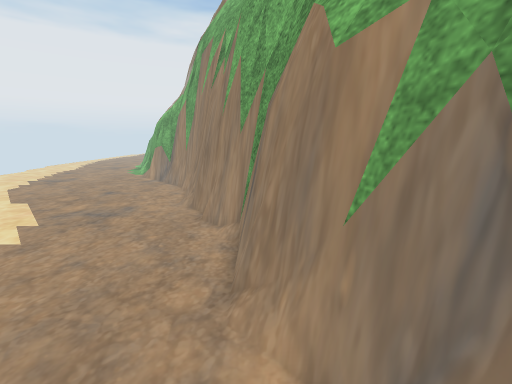
[1] (above)

21 first-person views from a walk through a scene from a Unity 3-D project. The camera is 1.5 m above the floor, tilts 12° down and sees 90° across. The floor is counted in squares, 0.5 m on a side. Each view is taken from the middle of a square. On the plan, view 1 faces up. The plan holds only what a view shows up to about 19 squares ahead; the rest is blank. The place goes on beyond the plan. Some animated figures are not drawn. Some surface patterns are stand-ins.

[2]
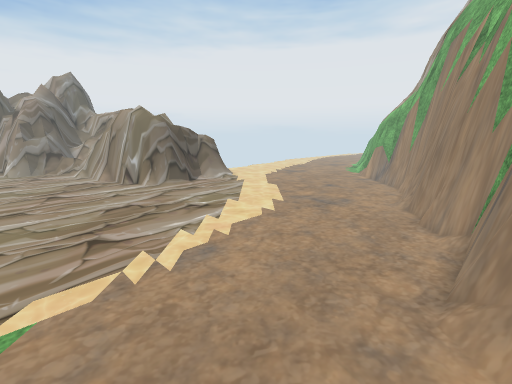

[3]
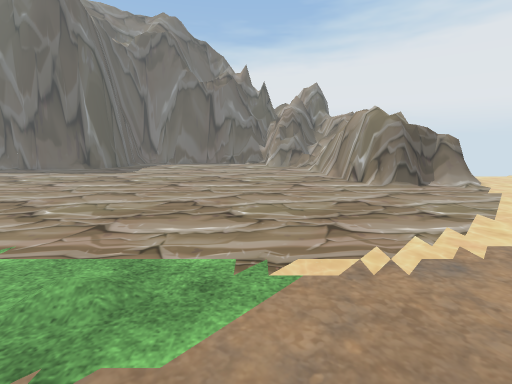

[4]
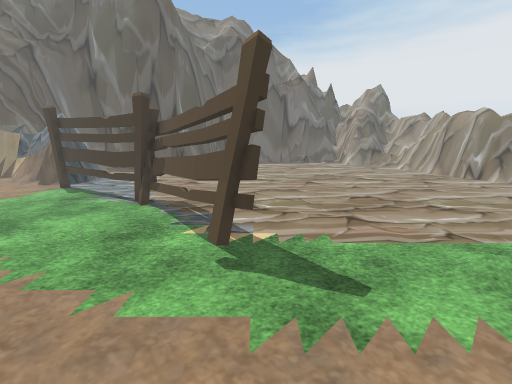

[5]
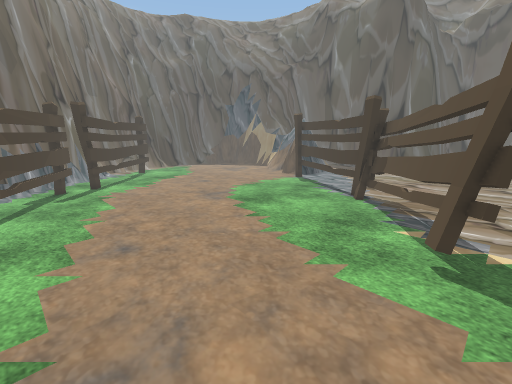

[6]
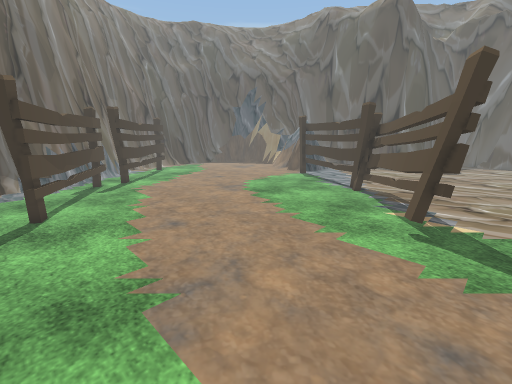

[7]
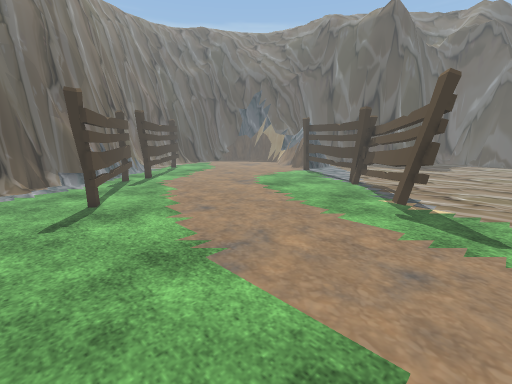

[8]
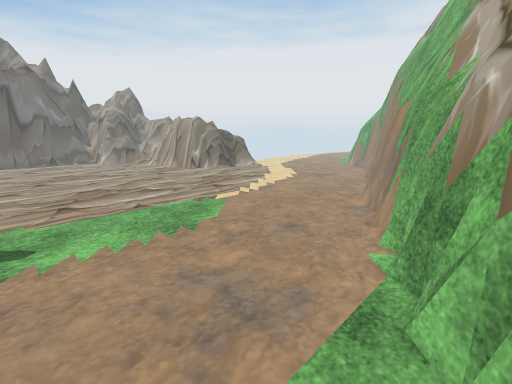

[9]
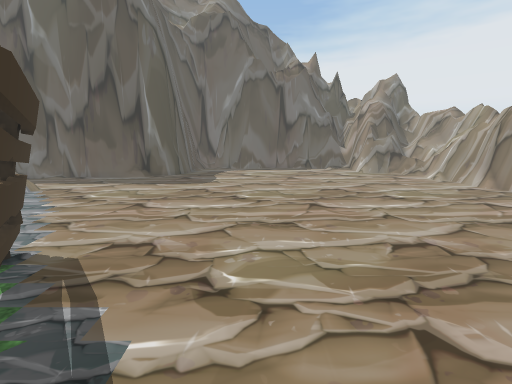

[10]
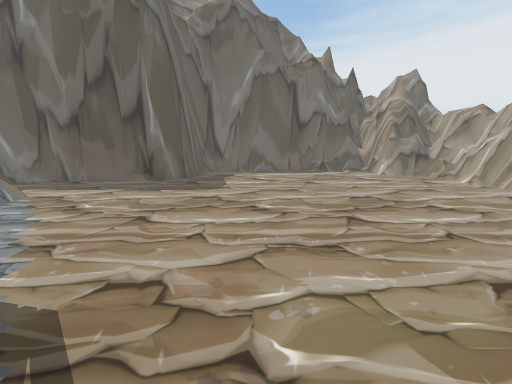

[11]
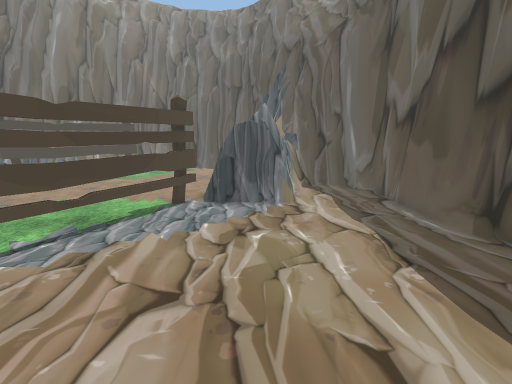

[12]
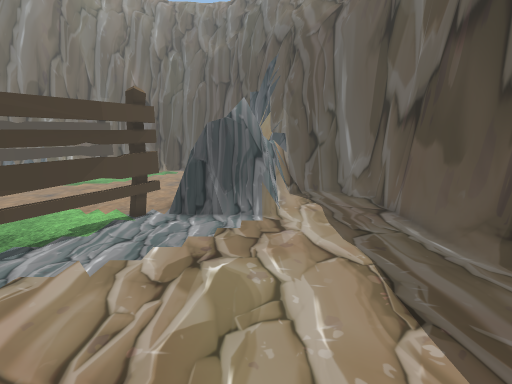

[13]
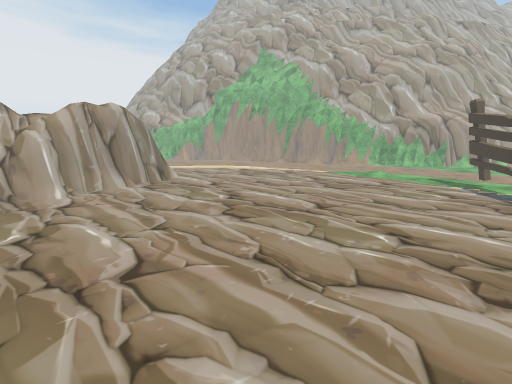

[14]
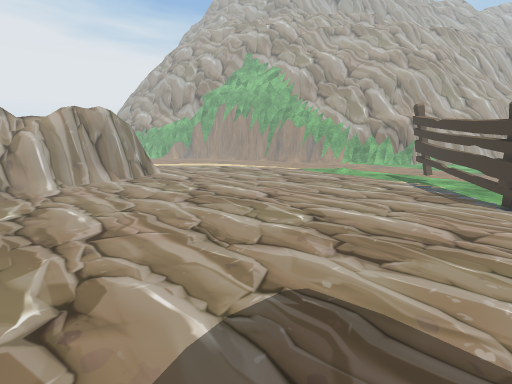

[15]
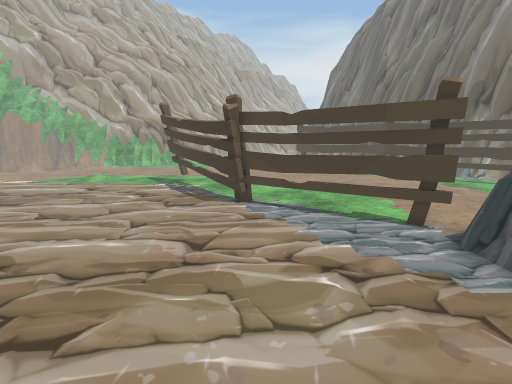

[16]
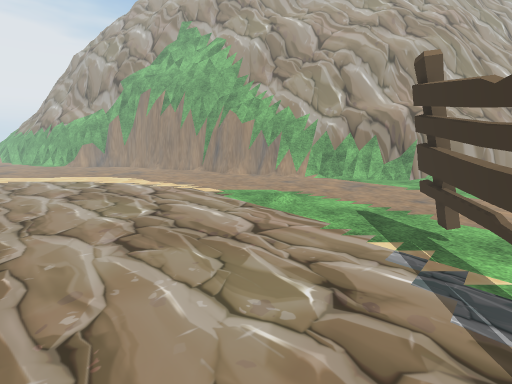

[17]
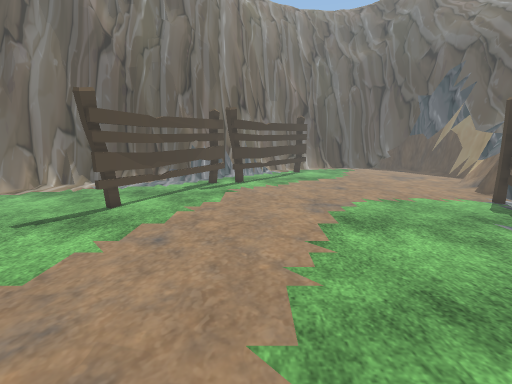

[18]
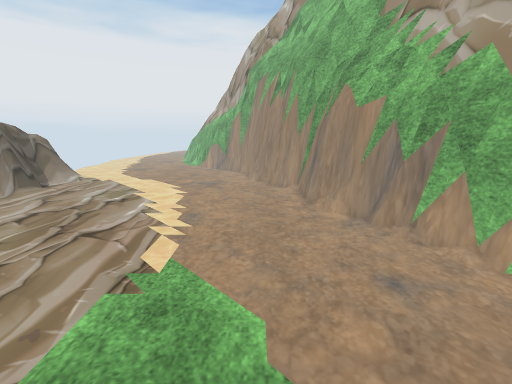

[19]
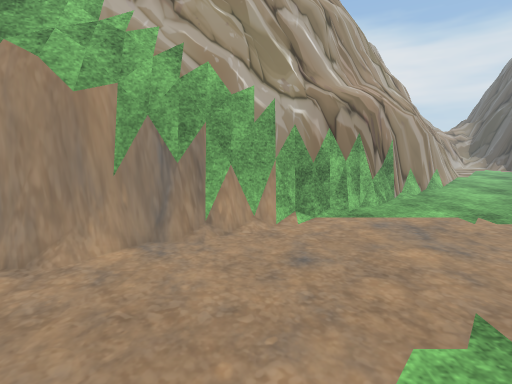

[20]
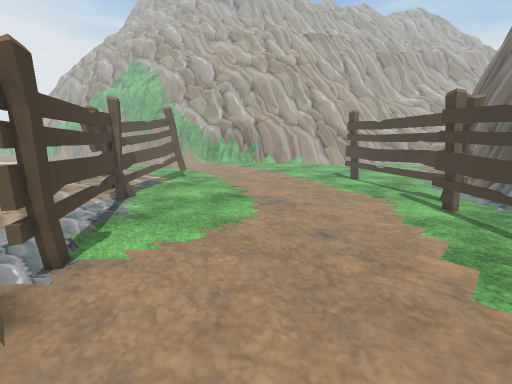

[21]
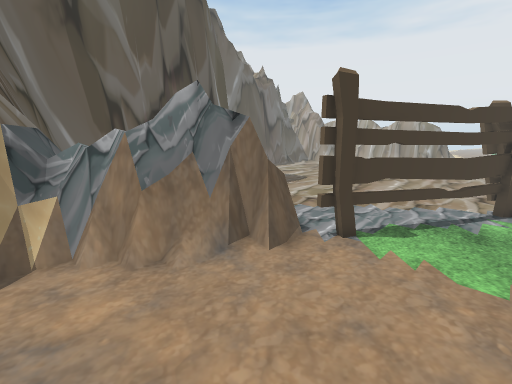

### Floor plan
Key: @ floor where view 1 was taken; # wall or solid block; . floor; / step, stairs or slope; = window, fence, low wall or low ledge; F fence.
Columns run from 26 left of view 1 to 6 right of it. Each row starts with its distance up from view 1.
 10         #=..............##
  9         #=..............=##
  8         ##=..............##
  7         ##=...............#
  6         ###...............#
  5 #########.................##
  4 ======#...................##
  3 .//........................##
  2 ...........................##
  1 ...........................=##
  0 ..........................@.##
 -1 .............................##
 -2 .............................##
 -3 ..............................##
 -4 ..............................##
 -5 ...............................##
 -6 ...............................##
 -7 ................................#
 -8 .................................
 -9 .................................
-10 .................................
-11 ....................FF...........
-12 ...................FFF...........
-13 .................FFFF............
-14 ................FFF..............
-15  ..............FFF...............
-16 ..............FF.................
-17 #.............FF.................
-18 #.............F..................
-19 # ...........FF..................
-20 #=...........F...................
-21 ##..........FF...............FF..
-22 ##.........FF................FF..
-23  #....#====FF...............FF...
-24  #....=#### ................F....
-25  #....=###= ...............FF....
-26  #=.. =###=...............FF.....
-27  ## .=###=................F .....
-28  ###=####=..............FFF......
-29   ######=..............FFFF...#=#
-30       #=..............FF   ===###

Where each view was taken, in squares from view 1:
view 1: 0 up, 0 right, facing up
view 2: 1 down, 0 right, facing up-left
view 3: 2 down, 0 right, facing left
view 4: 11 down, 1 right, facing left
view 5: 11 down, 2 right, facing down-left
view 6: 10 down, 4 right, facing down-left
view 7: 9 down, 6 right, facing down-left
view 8: 9 down, 5 right, facing up-left
view 9: 10 down, 5 left, facing left
view 10: 11 down, 7 left, facing left
view 11: 11 down, 18 left, facing down
view 12: 13 down, 19 left, facing down
view 13: 13 down, 26 left, facing up-right
view 14: 16 down, 26 left, facing up-right
view 15: 17 down, 23 left, facing right
view 16: 13 down, 14 left, facing up-right
view 17: 11 down, 3 left, facing down
view 18: 7 down, 3 left, facing up
view 19: 1 down, 6 left, facing right
view 20: 30 down, 15 left, facing up-right
view 21: 30 down, 11 left, facing up-left
